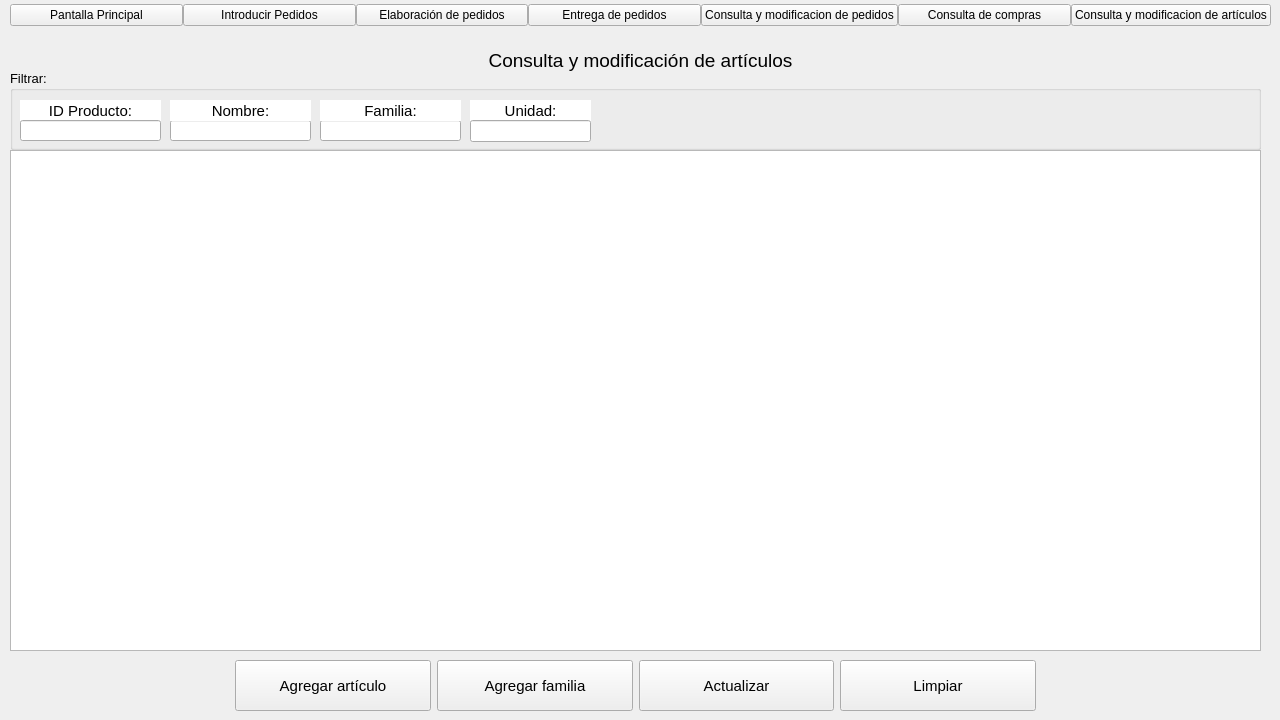
<?xml version="1.0" encoding="UTF-8"?>
<ui version="4.0">
 <class>MainWindow</class>
 <widget class="QMainWindow" name="MainWindow">
  <property name="geometry">
   <rect>
    <x>0</x>
    <y>0</y>
    <width>1280</width>
    <height>720</height>
   </rect>
  </property>
  <property name="windowTitle">
   <string>Proyecto carniceria</string>
  </property>
  <widget class="QWidget" name="centralwidget">
   <widget class="QWidget" name="horizontalLayoutWidget">
    <property name="geometry">
     <rect>
      <x>10</x>
      <y>-10</y>
      <width>1261</width>
      <height>51</height>
     </rect>
    </property>
    <layout class="QHBoxLayout" name="horizontalLayout" stretch="1,1,1,1,1,1,1">
     <property name="spacing">
      <number>0</number>
     </property>
     <property name="sizeConstraint">
      <enum>QLayout::SetDefaultConstraint</enum>
     </property>
     <item>
      <widget class="QPushButton" name="menuPantallaPrincipal">
       <property name="cursor">
        <cursorShape>PointingHandCursor</cursorShape>
       </property>
       <property name="text">
        <string>Pantalla Principal</string>
       </property>
      </widget>
     </item>
     <item>
      <widget class="QPushButton" name="menuIntroduccionPedidos">
       <property name="cursor">
        <cursorShape>PointingHandCursor</cursorShape>
       </property>
       <property name="text">
        <string>Introducir Pedidos</string>
       </property>
      </widget>
     </item>
     <item>
      <widget class="QPushButton" name="menuElaboracionPedidos">
       <property name="cursor">
        <cursorShape>PointingHandCursor</cursorShape>
       </property>
       <property name="text">
        <string>Elaboración de pedidos</string>
       </property>
      </widget>
     </item>
     <item>
      <widget class="QPushButton" name="menuEntregaPedidos">
       <property name="cursor">
        <cursorShape>PointingHandCursor</cursorShape>
       </property>
       <property name="text">
        <string>Entrega de pedidos</string>
       </property>
      </widget>
     </item>
     <item>
      <widget class="QPushButton" name="menuConsultaPedidos">
       <property name="cursor">
        <cursorShape>PointingHandCursor</cursorShape>
       </property>
       <property name="text">
        <string>Consulta y modificacion de pedidos</string>
       </property>
      </widget>
     </item>
     <item>
      <widget class="QPushButton" name="menuConsultaCompras">
       <property name="cursor">
        <cursorShape>PointingHandCursor</cursorShape>
       </property>
       <property name="text">
        <string>Consulta de compras</string>
       </property>
      </widget>
     </item>
     <item>
      <widget class="QPushButton" name="menuConsultaArticulos">
       <property name="cursor">
        <cursorShape>PointingHandCursor</cursorShape>
       </property>
       <property name="text">
        <string>Consulta y modificacion de artículos</string>
       </property>
      </widget>
     </item>
    </layout>
   </widget>
   <widget class="QLabel" name="label">
    <property name="geometry">
     <rect>
      <x>10</x>
      <y>40</y>
      <width>1261</width>
      <height>41</height>
     </rect>
    </property>
    <property name="font">
     <font>
      <pointsize>14</pointsize>
     </font>
    </property>
    <property name="cursor">
     <cursorShape>ArrowCursor</cursorShape>
    </property>
    <property name="text">
     <string>Consulta y modificación de artículos</string>
    </property>
    <property name="alignment">
     <set>Qt::AlignCenter</set>
    </property>
   </widget>
   <widget class="QTableWidget" name="tablaArticulos">
    <property name="geometry">
     <rect>
      <x>10</x>
      <y>150</y>
      <width>1251</width>
      <height>501</height>
     </rect>
    </property>
    <property name="editTriggers">
     <set>QAbstractItemView::AnyKeyPressed|QAbstractItemView::EditKeyPressed</set>
    </property>
    <property name="selectionMode">
     <enum>QAbstractItemView::ExtendedSelection</enum>
    </property>
    <property name="selectionBehavior">
     <enum>QAbstractItemView::SelectRows</enum>
    </property>
    <property name="sortingEnabled">
     <bool>true</bool>
    </property>
   </widget>
   <widget class="QGroupBox" name="groupBox">
    <property name="geometry">
     <rect>
      <x>10</x>
      <y>70</y>
      <width>1251</width>
      <height>80</height>
     </rect>
    </property>
    <property name="font">
     <font>
      <pointsize>10</pointsize>
     </font>
    </property>
    <property name="title">
     <string>Filtrar:</string>
    </property>
    <widget class="QLineEdit" name="txtFamilia">
     <property name="geometry">
      <rect>
       <x>310</x>
       <y>50</y>
       <width>141</width>
       <height>21</height>
      </rect>
     </property>
     <property name="font">
      <font>
       <pointsize>10</pointsize>
      </font>
     </property>
    </widget>
    <widget class="QLabel" name="label_5">
     <property name="geometry">
      <rect>
       <x>460</x>
       <y>30</y>
       <width>121</width>
       <height>21</height>
      </rect>
     </property>
     <property name="font">
      <font>
       <pointsize>11</pointsize>
      </font>
     </property>
     <property name="styleSheet">
      <string notr="true">background-color: #ffffff;</string>
     </property>
     <property name="text">
      <string>Unidad:</string>
     </property>
     <property name="alignment">
      <set>Qt::AlignCenter</set>
     </property>
    </widget>
    <widget class="QLineEdit" name="txtNombre">
     <property name="geometry">
      <rect>
       <x>160</x>
       <y>50</y>
       <width>141</width>
       <height>21</height>
      </rect>
     </property>
     <property name="font">
      <font>
       <pointsize>10</pointsize>
      </font>
     </property>
    </widget>
    <widget class="QLineEdit" name="txtUnidad">
     <property name="geometry">
      <rect>
       <x>460</x>
       <y>50</y>
       <width>121</width>
       <height>22</height>
      </rect>
     </property>
     <property name="font">
      <font>
       <pointsize>10</pointsize>
      </font>
     </property>
    </widget>
    <widget class="QLabel" name="label_2">
     <property name="geometry">
      <rect>
       <x>10</x>
       <y>30</y>
       <width>141</width>
       <height>21</height>
      </rect>
     </property>
     <property name="font">
      <font>
       <pointsize>11</pointsize>
      </font>
     </property>
     <property name="styleSheet">
      <string notr="true">background-color: #ffffff;</string>
     </property>
     <property name="text">
      <string>ID Producto:</string>
     </property>
     <property name="alignment">
      <set>Qt::AlignCenter</set>
     </property>
    </widget>
    <widget class="QLabel" name="label_4">
     <property name="geometry">
      <rect>
       <x>160</x>
       <y>30</y>
       <width>141</width>
       <height>21</height>
      </rect>
     </property>
     <property name="font">
      <font>
       <pointsize>11</pointsize>
      </font>
     </property>
     <property name="styleSheet">
      <string notr="true">background-color: #ffffff;</string>
     </property>
     <property name="text">
      <string>Nombre:</string>
     </property>
     <property name="alignment">
      <set>Qt::AlignCenter</set>
     </property>
    </widget>
    <widget class="QLabel" name="label_3">
     <property name="geometry">
      <rect>
       <x>310</x>
       <y>30</y>
       <width>141</width>
       <height>21</height>
      </rect>
     </property>
     <property name="font">
      <font>
       <pointsize>11</pointsize>
      </font>
     </property>
     <property name="styleSheet">
      <string notr="true">background-color: #ffffff;</string>
     </property>
     <property name="text">
      <string>Familia:</string>
     </property>
     <property name="alignment">
      <set>Qt::AlignCenter</set>
     </property>
    </widget>
    <widget class="QLineEdit" name="txtIdProducto">
     <property name="geometry">
      <rect>
       <x>10</x>
       <y>50</y>
       <width>141</width>
       <height>21</height>
      </rect>
     </property>
     <property name="font">
      <font>
       <pointsize>10</pointsize>
      </font>
     </property>
     <property name="readOnly">
      <bool>false</bool>
     </property>
    </widget>
   </widget>
   <widget class="QWidget" name="horizontalLayoutWidget_2">
    <property name="geometry">
     <rect>
      <x>10</x>
      <y>660</y>
      <width>1251</width>
      <height>51</height>
     </rect>
    </property>
    <layout class="QHBoxLayout" name="horizontalLayout_2">
     <property name="leftMargin">
      <number>225</number>
     </property>
     <property name="rightMargin">
      <number>225</number>
     </property>
     <item>
      <widget class="QPushButton" name="btnAgregaArticulo">
       <property name="sizePolicy">
        <sizepolicy hsizetype="Minimum" vsizetype="Expanding">
         <horstretch>0</horstretch>
         <verstretch>0</verstretch>
        </sizepolicy>
       </property>
       <property name="font">
        <font>
         <pointsize>11</pointsize>
        </font>
       </property>
       <property name="text">
        <string>Agregar artículo</string>
       </property>
      </widget>
     </item>
     <item>
      <widget class="QPushButton" name="btnAgregarFamilia">
       <property name="sizePolicy">
        <sizepolicy hsizetype="Minimum" vsizetype="Expanding">
         <horstretch>0</horstretch>
         <verstretch>0</verstretch>
        </sizepolicy>
       </property>
       <property name="font">
        <font>
         <pointsize>11</pointsize>
        </font>
       </property>
       <property name="text">
        <string>Agregar familia</string>
       </property>
      </widget>
     </item>
     <item>
      <widget class="QPushButton" name="btnActualizar">
       <property name="sizePolicy">
        <sizepolicy hsizetype="Minimum" vsizetype="Expanding">
         <horstretch>0</horstretch>
         <verstretch>0</verstretch>
        </sizepolicy>
       </property>
       <property name="font">
        <font>
         <pointsize>11</pointsize>
        </font>
       </property>
       <property name="cursor">
        <cursorShape>PointingHandCursor</cursorShape>
       </property>
       <property name="text">
        <string>Actualizar</string>
       </property>
      </widget>
     </item>
     <item>
      <widget class="QPushButton" name="btnLimpiar">
       <property name="sizePolicy">
        <sizepolicy hsizetype="Minimum" vsizetype="Expanding">
         <horstretch>0</horstretch>
         <verstretch>0</verstretch>
        </sizepolicy>
       </property>
       <property name="font">
        <font>
         <pointsize>11</pointsize>
        </font>
       </property>
       <property name="cursor">
        <cursorShape>PointingHandCursor</cursorShape>
       </property>
       <property name="text">
        <string>Limpiar</string>
       </property>
      </widget>
     </item>
    </layout>
   </widget>
  </widget>
  <action name="action">
   <property name="text">
    <string>s</string>
   </property>
  </action>
 </widget>
 <tabstops>
  <tabstop>menuPantallaPrincipal</tabstop>
  <tabstop>menuIntroduccionPedidos</tabstop>
  <tabstop>menuElaboracionPedidos</tabstop>
  <tabstop>menuEntregaPedidos</tabstop>
  <tabstop>menuConsultaPedidos</tabstop>
  <tabstop>menuConsultaCompras</tabstop>
  <tabstop>menuConsultaArticulos</tabstop>
  <tabstop>txtIdProducto</tabstop>
  <tabstop>txtNombre</tabstop>
  <tabstop>txtFamilia</tabstop>
  <tabstop>txtUnidad</tabstop>
  <tabstop>tablaArticulos</tabstop>
  <tabstop>btnAgregaArticulo</tabstop>
  <tabstop>btnActualizar</tabstop>
  <tabstop>btnLimpiar</tabstop>
 </tabstops>
 <resources/>
 <connections/>
</ui>
